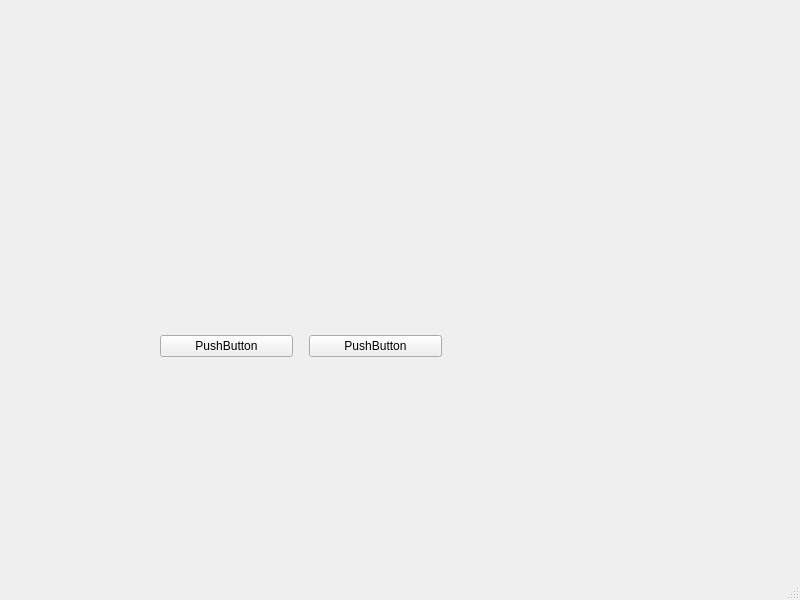
<?xml version="1.0" encoding="UTF-8"?>
<ui version="4.0">
 <class>MainWindow</class>
 <widget class="QMainWindow" name="MainWindow">
  <property name="geometry">
   <rect>
    <x>0</x>
    <y>0</y>
    <width>800</width>
    <height>600</height>
   </rect>
  </property>
  <property name="windowTitle">
   <string>MainWindow</string>
  </property>
  <widget class="QWidget" name="centralwidget">
   <widget class="QWidget" name="">
    <property name="geometry">
     <rect>
      <x>160</x>
      <y>330</y>
      <width>282</width>
      <height>32</height>
     </rect>
    </property>
    <layout class="QHBoxLayout" name="horizontalLayout">
     <item>
      <widget class="QPushButton" name="pushButton">
       <property name="text">
        <string>PushButton</string>
       </property>
      </widget>
     </item>
     <item>
      <spacer name="horizontalSpacer">
       <property name="orientation">
        <enum>Qt::Horizontal</enum>
       </property>
       <property name="sizeType">
        <enum>QSizePolicy::Fixed</enum>
       </property>
       <property name="sizeHint" stdset="0">
        <size>
         <width>10</width>
         <height>20</height>
        </size>
       </property>
      </spacer>
     </item>
     <item>
      <widget class="QPushButton" name="pushButton_2">
       <property name="text">
        <string>PushButton</string>
       </property>
      </widget>
     </item>
    </layout>
   </widget>
  </widget>
  <widget class="QMenuBar" name="menubar">
   <property name="geometry">
    <rect>
     <x>0</x>
     <y>0</y>
     <width>800</width>
     <height>22</height>
    </rect>
   </property>
  </widget>
  <widget class="QStatusBar" name="statusbar"/>
 </widget>
 <resources/>
 <connections/>
</ui>
